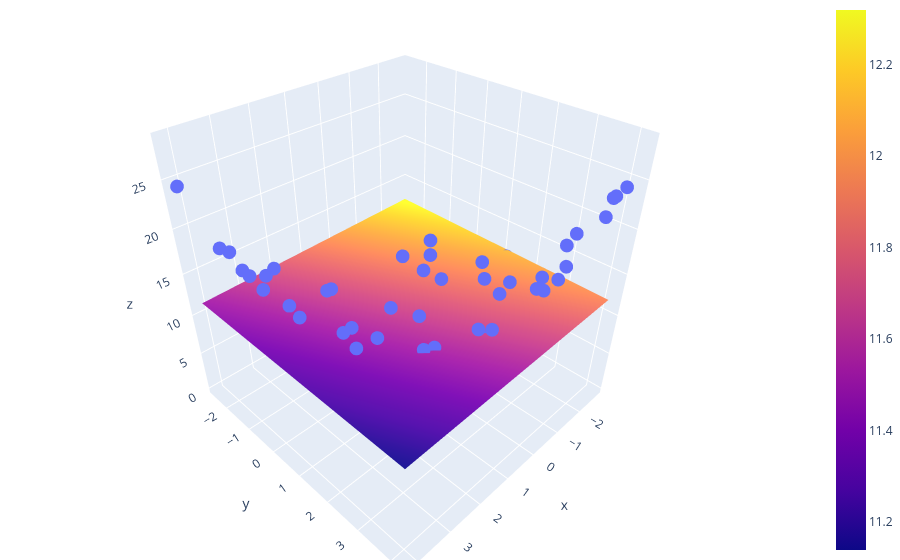

The code cell stored with this chart in its notebook:
### Code cell
import plotly.graph_objects as go
fig = px.scatter_3d(x=xx.ravel(), y=yy.ravel(), z=zz.ravel())
fig.update_layout(margin=dict(l=0, r=0, b=0, t=0))
fig.add_trace(go.Surface(x=x_input,y=y_input,z=z_final))
fig.show()
